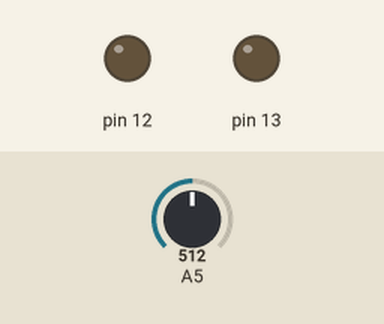
This sketch was run on a simulated Arduino Uno, built with avr-gcc and run on an emulated ATmega328P. Parts: output pins drawn as LEDs (lit = HIGH). The inputs (shaded band) are chosen by the test bench; at power-on: A5 = 512. What the sketch prints to the serial monitor is not drawn.

Above: at 1.8 s.
1.9 s: A5 set to 720
4.5 s: A5 set to 748
At 5.6 s:
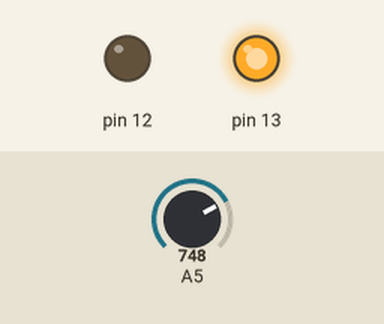
6.5 s: A5 set to 716
At 8.3 s:
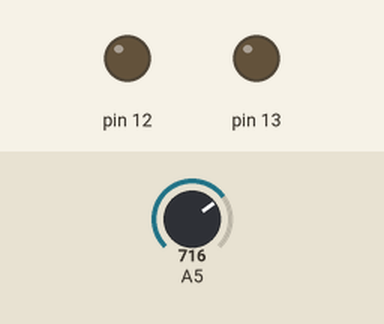
Timing chart, 0 to 9.8 s (numbered marks = the images above; inputs shaded):
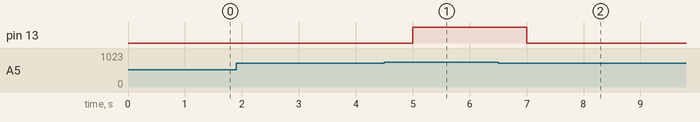

The sketch:

moisture_potato.ino
```cpp
int soilMoistureValue = 0;
int percentage = 0;

void setup() {
  pinMode(12, OUTPUT);
  pinMode(13, OUTPUT);
  Serial.begin(9600);
}

void loop() {
  soilMoistureValue = analogRead(A5);
  percentage = map(soilMoistureValue, 490, 1023, 100, 0);

  Serial.print("Soil Moisture (%): ");
  Serial.println(percentage);

  if (percentage < 35) {
    Serial.println("Very Dry (<35%) - Pump ON");
    digitalWrite(13, HIGH);
    digitalWrite(12, LOW);
  }
  else if (percentage >= 35 && percentage < 55) {
    Serial.println("Dry (35–55%) - Pump ON");
    digitalWrite(13, HIGH);
    digitalWrite(12, LOW);
  }
  else if (percentage >= 55 && percentage <= 75) {
    Serial.println("Optimal (55–75%) - Pump OFF");
    digitalWrite(13, LOW);
    digitalWrite(12, LOW);
  }
  else if (percentage > 75) {
    Serial.println("Too Wet (>75%) - Pump OFF");
    digitalWrite(13, LOW);
    digitalWrite(12, LOW);
  }

  delay(1000);
}
```

Measured:
- the behaviour switches between 735 and 736 on A5 (found by bisection; images 0 and 1)
- after the input at 1.9 s, every drawn part: stays the same
- after the input at 4.5 s, pin 13: LOW → HIGH after 0.50 s
- after the input at 6.5 s, pin 13: HIGH → LOW after 0.51 s
